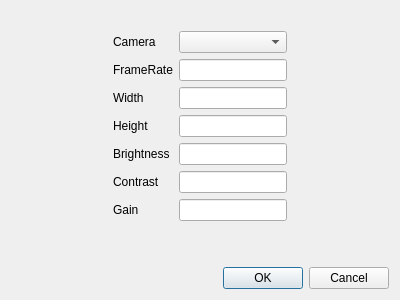
<?xml version="1.0" encoding="UTF-8"?>
<ui version="4.0">
 <class>camera_setting_dialog</class>
 <widget class="QDialog" name="camera_setting_dialog">
  <property name="geometry">
   <rect>
    <x>0</x>
    <y>0</y>
    <width>400</width>
    <height>300</height>
   </rect>
  </property>
  <property name="windowTitle">
   <string>Camera Setting</string>
  </property>
  <property name="windowIcon">
   <iconset>
    <normaloff>icon/camera.png</normaloff>icon/camera.png</iconset>
  </property>
  <layout class="QVBoxLayout" name="verticalLayout" stretch="1,4,2,0">
   <item>
    <spacer name="verticalSpacer_2">
     <property name="orientation">
      <enum>Qt::Vertical</enum>
     </property>
     <property name="sizeHint" stdset="0">
      <size>
       <width>20</width>
       <height>40</height>
      </size>
     </property>
    </spacer>
   </item>
   <item>
    <layout class="QGridLayout" name="gridLayout" columnstretch="0,0,0,0">
     <item row="3" column="0">
      <spacer name="horizontalSpacer">
       <property name="orientation">
        <enum>Qt::Horizontal</enum>
       </property>
       <property name="sizeHint" stdset="0">
        <size>
         <width>40</width>
         <height>20</height>
        </size>
       </property>
      </spacer>
     </item>
     <item row="5" column="2">
      <widget class="QLineEdit" name="lineEdit_brightness">
       <property name="alignment">
        <set>Qt::AlignRight|Qt::AlignTrailing|Qt::AlignVCenter</set>
       </property>
      </widget>
     </item>
     <item row="6" column="1">
      <widget class="QLabel" name="label_contrast">
       <property name="text">
        <string>Contrast</string>
       </property>
      </widget>
     </item>
     <item row="5" column="1">
      <widget class="QLabel" name="label_brightness">
       <property name="text">
        <string>Brightness</string>
       </property>
      </widget>
     </item>
     <item row="6" column="2">
      <widget class="QLineEdit" name="lineEdit_contrast">
       <property name="alignment">
        <set>Qt::AlignRight|Qt::AlignTrailing|Qt::AlignVCenter</set>
       </property>
      </widget>
     </item>
     <item row="7" column="1">
      <widget class="QLabel" name="label_gain">
       <property name="text">
        <string>Gain</string>
       </property>
      </widget>
     </item>
     <item row="7" column="2">
      <widget class="QLineEdit" name="lineEdit_gain">
       <property name="alignment">
        <set>Qt::AlignRight|Qt::AlignTrailing|Qt::AlignVCenter</set>
       </property>
      </widget>
     </item>
     <item row="3" column="3">
      <spacer name="horizontalSpacer_2">
       <property name="orientation">
        <enum>Qt::Horizontal</enum>
       </property>
       <property name="sizeHint" stdset="0">
        <size>
         <width>40</width>
         <height>20</height>
        </size>
       </property>
      </spacer>
     </item>
     <item row="1" column="1">
      <widget class="QLabel" name="label_camera">
       <property name="text">
        <string>Camera</string>
       </property>
      </widget>
     </item>
     <item row="2" column="1">
      <widget class="QLabel" name="label_frame_rate">
       <property name="text">
        <string>FrameRate</string>
       </property>
      </widget>
     </item>
     <item row="2" column="2">
      <widget class="QLineEdit" name="lineEdit_framerate">
       <property name="alignment">
        <set>Qt::AlignRight|Qt::AlignTrailing|Qt::AlignVCenter</set>
       </property>
      </widget>
     </item>
     <item row="1" column="2">
      <widget class="QComboBox" name="comboBox_camera"/>
     </item>
     <item row="3" column="1">
      <widget class="QLabel" name="label_width">
       <property name="text">
        <string>Width</string>
       </property>
      </widget>
     </item>
     <item row="3" column="2">
      <widget class="QLineEdit" name="lineEdit_width">
       <property name="alignment">
        <set>Qt::AlignRight|Qt::AlignTrailing|Qt::AlignVCenter</set>
       </property>
      </widget>
     </item>
     <item row="4" column="1">
      <widget class="QLabel" name="label_height">
       <property name="text">
        <string>Height</string>
       </property>
      </widget>
     </item>
     <item row="4" column="2">
      <widget class="QLineEdit" name="lineEdit_height">
       <property name="alignment">
        <set>Qt::AlignRight|Qt::AlignTrailing|Qt::AlignVCenter</set>
       </property>
      </widget>
     </item>
    </layout>
   </item>
   <item>
    <spacer name="verticalSpacer">
     <property name="orientation">
      <enum>Qt::Vertical</enum>
     </property>
     <property name="sizeHint" stdset="0">
      <size>
       <width>20</width>
       <height>40</height>
      </size>
     </property>
    </spacer>
   </item>
   <item>
    <widget class="QDialogButtonBox" name="buttonBox">
     <property name="orientation">
      <enum>Qt::Horizontal</enum>
     </property>
     <property name="standardButtons">
      <set>QDialogButtonBox::Cancel|QDialogButtonBox::Ok</set>
     </property>
    </widget>
   </item>
  </layout>
 </widget>
 <resources/>
 <connections>
  <connection>
   <sender>buttonBox</sender>
   <signal>accepted()</signal>
   <receiver>camera_setting_dialog</receiver>
   <slot>accept()</slot>
   <hints>
    <hint type="sourcelabel">
     <x>248</x>
     <y>254</y>
    </hint>
    <hint type="destinationlabel">
     <x>157</x>
     <y>274</y>
    </hint>
   </hints>
  </connection>
  <connection>
   <sender>buttonBox</sender>
   <signal>rejected()</signal>
   <receiver>camera_setting_dialog</receiver>
   <slot>reject()</slot>
   <hints>
    <hint type="sourcelabel">
     <x>316</x>
     <y>260</y>
    </hint>
    <hint type="destinationlabel">
     <x>286</x>
     <y>274</y>
    </hint>
   </hints>
  </connection>
 </connections>
</ui>
